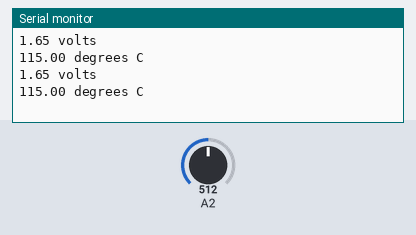
Bench run of a sketch on a simulated Arduino Uno, built with avr-gcc and run on an emulated ATmega328P. On the bench: the last lines printed to the serial monitor. Inputs (shaded band) come from the test bench; at power-on: A2 = 512.

Above: at 1.8 s.
1.9 s: A2 set to 716
At 2.6 s:
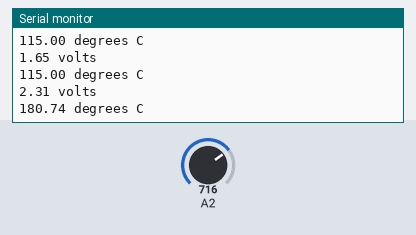
3.4 s: A2 set to 900
At 4.8 s:
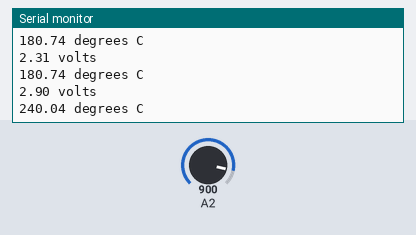
Timing chart, 0 to 6.4 s (numbered marks = the images above; inputs shaded):
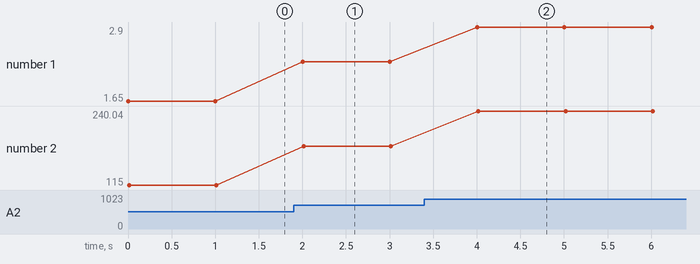

The sketch:

temp-sensor.ino
```cpp
void setup() {
  Serial.begin(9600);
}

void loop() {
 int reading = analogRead(A2);
 float voltage = reading * 3.3 / 1024.0;
 Serial.print(voltage); Serial.println(" volts");
 float temperatureC = (voltage - 0.5) * 100 ;
 Serial.print(temperatureC); Serial.println(" degrees C");
 delay(1000);
}
```

Measured:
- after the input at 1.9 s, the serial monitor: prints a new line after 0.10 s (image 1)
- after the input at 3.4 s, the serial monitor: prints a new line after 0.60 s (image 2)
- plotted number 1: 1.65 → 2.31 after the input at 1.9 s, 2.31 → 2.9 after the input at 3.4 s
- plotted number 2: 115 → 180.74 after the input at 1.9 s, 180.74 → 240.04 after the input at 3.4 s
